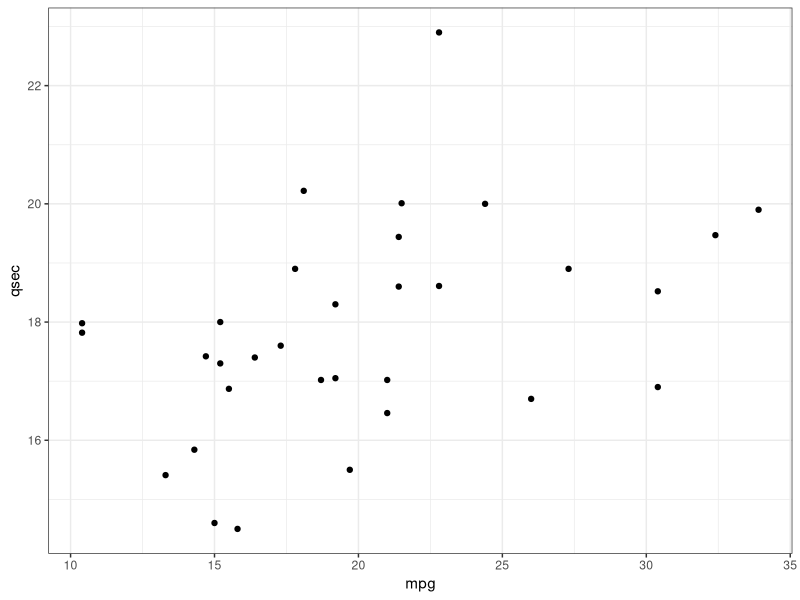
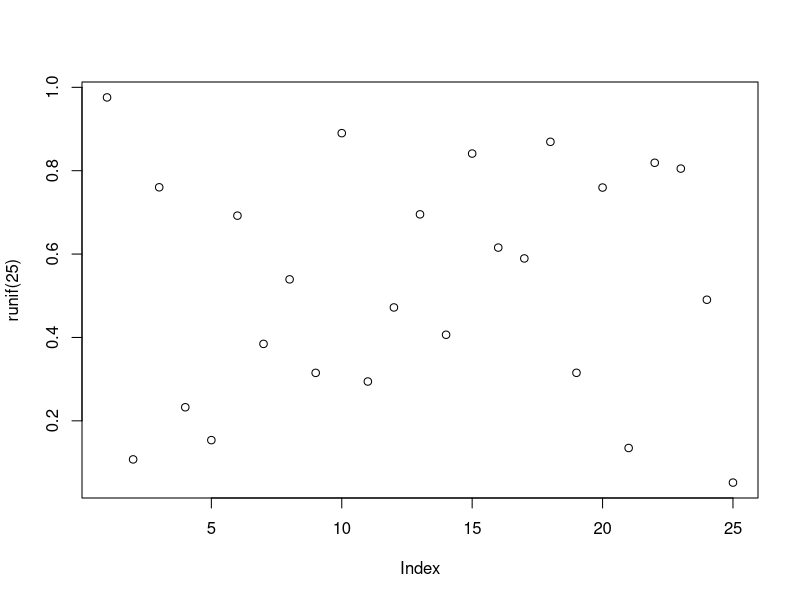

These charts were generated, in order, by the following R code:
## ---- chunk 1
library(knitr)
knit_hooks$set(plot = function(x, options) {
  if ('tikz' %in% options$dev && !options$external) {
    hook_plot_tex(x, options)
  } else hook_plot_md(x, options)
})
## ---- chunk 2
library(ggplot2)
print(ggplot(mtcars, aes(x = mpg, y = qsec)) + geom_point() + theme_bw())
## ---- chunk 3
plot(runif(25) ~ runif(25))
## ---- chunk 4
print(xtable::xtable(head(mtcars)[,1:4], 
caption = "Integer at eros luctus", label = "tab1"), 
comment = FALSE, timestamp = FALSE, caption.placement = "top")
## ---- chunk 5
head(mtcars[,1:4])
